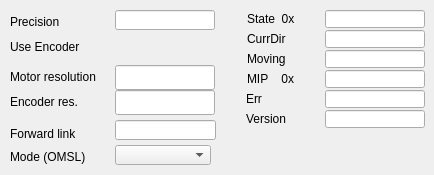
    <widget class="QWidget" name="tab_4">
     <attribute name="title">
      <string>Misc</string>
     </attribute>
     <widget class="caTextEntry" name="caTextEntry_25">
      <property name="geometry">
       <rect>
        <x>115</x>
        <y>10</y>
        <width>100</width>
        <height>20</height>
       </rect>
      </property>
      <property name="channel" stdset="0">
       <string>$(P)$(M).PREC</string>
      </property>
      <property name="foreground">
       <color>
        <red>0</red>
        <green>0</green>
        <blue>0</blue>
       </color>
      </property>
      <property name="background">
       <color>
        <red>255</red>
        <green>255</green>
        <blue>255</blue>
       </color>
      </property>
      <property name="colorMode">
       <enum>caLineEdit::Default</enum>
      </property>
      <property name="precisionMode">
       <enum>caLineEdit::Channel</enum>
      </property>
      <property name="limitsMode">
       <enum>caLineEdit::Channel</enum>
      </property>
      <property name="maxValue">
       <double>1.000000000000000</double>
      </property>
      <property name="minValue">
       <double>0.000000000000000</double>
      </property>
      <property name="fontScaleMode" stdset="0">
       <enum>caLineEdit::Height</enum>
      </property>
      <property name="formatType">
       <enum>caLineEdit::decimal</enum>
      </property>
     </widget>
     <widget class="caLabel" name="caLabel_54">
      <property name="geometry">
       <rect>
        <x>10</x>
        <y>13</y>
        <width>97</width>
        <height>18</height>
       </rect>
      </property>
      <property name="text">
       <string>Precision</string>
      </property>
      <property name="alignment">
       <set>Qt::AlignAbsolute|Qt::AlignLeading|Qt::AlignLeft|Qt::AlignVCenter</set>
      </property>
      <property name="fontScaleMode">
       <enum>ESimpleLabel::Height</enum>
      </property>
      <property name="foreground">
       <color>
        <red>0</red>
        <green>0</green>
        <blue>0</blue>
       </color>
      </property>
      <property name="background">
       <color alpha="0">
        <red>0</red>
        <green>0</green>
        <blue>0</blue>
       </color>
      </property>
      <property name="frameShape">
       <enum>QFrame::NoFrame</enum>
      </property>
     </widget>
     <widget class="caChoice" name="caChoice_4">
      <property name="geometry">
       <rect>
        <x>115</x>
        <y>35</y>
        <width>100</width>
        <height>25</height>
       </rect>
      </property>
      <property name="channel" stdset="0">
       <string>$(P)$(M).UEIP</string>
      </property>
      <property name="foreground">
       <color>
        <red>0</red>
        <green>0</green>
        <blue>0</blue>
       </color>
      </property>
      <property name="background">
       <color>
        <red>211</red>
        <green>215</green>
        <blue>207</blue>
       </color>
      </property>
      <property name="colorMode">
       <enum>caChoice::Static</enum>
      </property>
      <property name="stackingMode" stdset="0">
       <enum>caChoice::Column</enum>
      </property>
      <property name="endBit">
       <number>1</number>
      </property>
     </widget>
     <widget class="caLabel" name="caLabel_34">
      <property name="geometry">
       <rect>
        <x>10</x>
        <y>38</y>
        <width>130</width>
        <height>18</height>
       </rect>
      </property>
      <property name="text">
       <string>Use Encoder</string>
      </property>
      <property name="alignment">
       <set>Qt::AlignAbsolute|Qt::AlignLeading|Qt::AlignLeft|Qt::AlignVCenter</set>
      </property>
      <property name="fontScaleMode">
       <enum>ESimpleLabel::Height</enum>
      </property>
      <property name="foreground">
       <color>
        <red>0</red>
        <green>0</green>
        <blue>0</blue>
       </color>
      </property>
      <property name="background">
       <color alpha="0">
        <red>0</red>
        <green>0</green>
        <blue>0</blue>
       </color>
      </property>
      <property name="frameShape">
       <enum>QFrame::NoFrame</enum>
      </property>
     </widget>
     <widget class="caLabel" name="caLabel_30">
      <property name="geometry">
       <rect>
        <x>10</x>
        <y>93</y>
        <width>130</width>
        <height>18</height>
       </rect>
      </property>
      <property name="text">
       <string>Encoder res.</string>
      </property>
      <property name="alignment">
       <set>Qt::AlignAbsolute|Qt::AlignLeading|Qt::AlignLeft|Qt::AlignVCenter</set>
      </property>
      <property name="fontScaleMode">
       <enum>ESimpleLabel::Height</enum>
      </property>
      <property name="foreground">
       <color>
        <red>0</red>
        <green>0</green>
        <blue>0</blue>
       </color>
      </property>
      <property name="background">
       <color alpha="0">
        <red>0</red>
        <green>0</green>
        <blue>0</blue>
       </color>
      </property>
      <property name="frameShape">
       <enum>QFrame::NoFrame</enum>
      </property>
     </widget>
     <widget class="caTextEntry" name="caTextEntry_20">
      <property name="geometry">
       <rect>
        <x>115</x>
        <y>65</y>
        <width>100</width>
        <height>25</height>
       </rect>
      </property>
      <property name="channel" stdset="0">
       <string>$(P)$(M).MRES</string>
      </property>
      <property name="foreground">
       <color>
        <red>0</red>
        <green>0</green>
        <blue>0</blue>
       </color>
      </property>
      <property name="background">
       <color>
        <red>255</red>
        <green>255</green>
        <blue>255</blue>
       </color>
      </property>
      <property name="colorMode">
       <enum>caLineEdit::Default</enum>
      </property>
      <property name="precisionMode">
       <enum>caLineEdit::Channel</enum>
      </property>
      <property name="limitsMode">
       <enum>caLineEdit::Channel</enum>
      </property>
      <property name="maxValue">
       <double>1.000000000000000</double>
      </property>
      <property name="minValue">
       <double>0.000000000000000</double>
      </property>
      <property name="fontScaleMode" stdset="0">
       <enum>caLineEdit::Height</enum>
      </property>
      <property name="formatType">
       <enum>caLineEdit::decimal</enum>
      </property>
     </widget>
     <widget class="caLabel" name="caLabel_29">
      <property name="geometry">
       <rect>
        <x>10</x>
        <y>68</y>
        <width>172</width>
        <height>18</height>
       </rect>
      </property>
      <property name="text">
       <string>Motor resolution</string>
      </property>
      <property name="alignment">
       <set>Qt::AlignAbsolute|Qt::AlignLeading|Qt::AlignLeft|Qt::AlignVCenter</set>
      </property>
      <property name="fontScaleMode">
       <enum>ESimpleLabel::Height</enum>
      </property>
      <property name="foreground">
       <color>
        <red>0</red>
        <green>0</green>
        <blue>0</blue>
       </color>
      </property>
      <property name="background">
       <color alpha="0">
        <red>0</red>
        <green>0</green>
        <blue>0</blue>
       </color>
      </property>
      <property name="frameShape">
       <enum>QFrame::NoFrame</enum>
      </property>
     </widget>
     <widget class="caTextEntry" name="caTextEntry_21">
      <property name="geometry">
       <rect>
        <x>115</x>
        <y>90</y>
        <width>100</width>
        <height>25</height>
       </rect>
      </property>
      <property name="channel" stdset="0">
       <string>$(P)$(M).ERES</string>
      </property>
      <property name="foreground">
       <color>
        <red>0</red>
        <green>0</green>
        <blue>0</blue>
       </color>
      </property>
      <property name="background">
       <color>
        <red>255</red>
        <green>255</green>
        <blue>255</blue>
       </color>
      </property>
      <property name="colorMode">
       <enum>caLineEdit::Default</enum>
      </property>
      <property name="precisionMode">
       <enum>caLineEdit::Channel</enum>
      </property>
      <property name="limitsMode">
       <enum>caLineEdit::Channel</enum>
      </property>
      <property name="maxValue">
       <double>1.000000000000000</double>
      </property>
      <property name="minValue">
       <double>0.000000000000000</double>
      </property>
      <property name="fontScaleMode" stdset="0">
       <enum>caLineEdit::Height</enum>
      </property>
      <property name="formatType">
       <enum>caLineEdit::decimal</enum>
      </property>
     </widget>
     <widget class="caTextEntry" name="caTextEntry_29">
      <property name="geometry">
       <rect>
        <x>115</x>
        <y>120</y>
        <width>101</width>
        <height>20</height>
       </rect>
      </property>
      <property name="channel" stdset="0">
       <string>$(P)$(M).FLNK</string>
      </property>
      <property name="foreground">
       <color>
        <red>0</red>
        <green>0</green>
        <blue>0</blue>
       </color>
      </property>
      <property name="background">
       <color>
        <red>255</red>
        <green>255</green>
        <blue>255</blue>
       </color>
      </property>
      <property name="colorMode">
       <enum>caLineEdit::Default</enum>
      </property>
      <property name="precisionMode">
       <enum>caLineEdit::Channel</enum>
      </property>
      <property name="limitsMode">
       <enum>caLineEdit::Channel</enum>
      </property>
      <property name="maxValue">
       <double>1.000000000000000</double>
      </property>
      <property name="minValue">
       <double>0.000000000000000</double>
      </property>
      <property name="fontScaleMode" stdset="0">
       <enum>caLineEdit::Height</enum>
      </property>
      <property name="formatType">
       <enum>caLineEdit::string</enum>
      </property>
     </widget>
     <widget class="caLabel" name="caLabel_39">
      <property name="geometry">
       <rect>
        <x>10</x>
        <y>125</y>
        <width>130</width>
        <height>18</height>
       </rect>
      </property>
      <property name="text">
       <string>Forward link</string>
      </property>
      <property name="alignment">
       <set>Qt::AlignAbsolute|Qt::AlignLeading|Qt::AlignLeft|Qt::AlignVCenter</set>
      </property>
      <property name="fontScaleMode">
       <enum>ESimpleLabel::Height</enum>
      </property>
      <property name="foreground">
       <color>
        <red>0</red>
        <green>0</green>
        <blue>0</blue>
       </color>
      </property>
      <property name="background">
       <color alpha="0">
        <red>0</red>
        <green>0</green>
        <blue>0</blue>
       </color>
      </property>
      <property name="frameShape">
       <enum>QFrame::NoFrame</enum>
      </property>
     </widget>
     <widget class="caMenu" name="caMenu_0">
      <property name="geometry">
       <rect>
        <x>115</x>
        <y>145</y>
        <width>96</width>
        <height>20</height>
       </rect>
      </property>
      <property name="channel" stdset="0">
       <string>$(P)$(M).OMSL</string>
      </property>
      <property name="colorMode">
       <enum>caMenu::Static</enum>
      </property>
      <property name="foreground">
       <color>
        <red>0</red>
        <green>0</green>
        <blue>0</blue>
       </color>
      </property>
      <property name="background">
       <color>
        <red>211</red>
        <green>215</green>
        <blue>207</blue>
       </color>
      </property>
     </widget>
     <widget class="caLabel" name="caLabel_36">
      <property name="geometry">
       <rect>
        <x>10</x>
        <y>148</y>
        <width>130</width>
        <height>18</height>
       </rect>
      </property>
      <property name="text">
       <string>Mode (OMSL)</string>
      </property>
      <property name="alignment">
       <set>Qt::AlignAbsolute|Qt::AlignLeading|Qt::AlignLeft|Qt::AlignVCenter</set>
      </property>
      <property name="fontScaleMode">
       <enum>ESimpleLabel::Height</enum>
      </property>
      <property name="foreground">
       <color>
        <red>0</red>
        <green>0</green>
        <blue>0</blue>
       </color>
      </property>
      <property name="background">
       <color alpha="0">
        <red>0</red>
        <green>0</green>
        <blue>0</blue>
       </color>
      </property>
      <property name="frameShape">
       <enum>QFrame::NoFrame</enum>
      </property>
     </widget>
     <widget class="caLineEdit" name="caLineEdit_6">
      <property name="geometry">
       <rect>
        <x>325</x>
        <y>50</y>
        <width>100</width>
        <height>18</height>
       </rect>
      </property>
      <property name="alignment">
       <set>Qt::AlignAbsolute|Qt::AlignLeading|Qt::AlignLeft|Qt::AlignVCenter</set>
      </property>
      <property name="channel" stdset="0">
       <string>$(P)$(M).MOVN</string>
      </property>
      <property name="foreground">
       <color>
        <red>10</red>
        <green>0</green>
        <blue>184</blue>
       </color>
      </property>
      <property name="background">
       <color>
        <red>200</red>
        <green>200</green>
        <blue>200</blue>
       </color>
      </property>
      <property name="colorMode">
       <enum>caLineEdit::Static</enum>
      </property>
      <property name="precisionMode">
       <enum>caLineEdit::Channel</enum>
      </property>
      <property name="limitsMode">
       <enum>caLineEdit::Channel</enum>
      </property>
      <property name="maxValue">
       <double>1.000000000000000</double>
      </property>
      <property name="minValue">
       <double>0.000000000000000</double>
      </property>
      <property name="fontScaleMode" stdset="0">
       <enum>caLineEdit::Height</enum>
      </property>
      <property name="formatType">
       <enum>caLineEdit::decimal</enum>
      </property>
     </widget>
     <widget class="caLabel" name="caLabel_45">
      <property name="geometry">
       <rect>
        <x>247</x>
        <y>50</y>
        <width>73</width>
        <height>18</height>
       </rect>
      </property>
      <property name="text">
       <string>Moving</string>
      </property>
      <property name="alignment">
       <set>Qt::AlignAbsolute|Qt::AlignLeading|Qt::AlignLeft|Qt::AlignVCenter</set>
      </property>
      <property name="fontScaleMode">
       <enum>ESimpleLabel::Height</enum>
      </property>
      <property name="foreground">
       <color>
        <red>0</red>
        <green>0</green>
        <blue>0</blue>
       </color>
      </property>
      <property name="background">
       <color alpha="0">
        <red>0</red>
        <green>0</green>
        <blue>0</blue>
       </color>
      </property>
      <property name="frameShape">
       <enum>QFrame::NoFrame</enum>
      </property>
     </widget>
     <widget class="caLineEdit" name="caLineEdit_8">
      <property name="geometry">
       <rect>
        <x>325</x>
        <y>90</y>
        <width>100</width>
        <height>18</height>
       </rect>
      </property>
      <property name="alignment">
       <set>Qt::AlignAbsolute|Qt::AlignLeading|Qt::AlignLeft|Qt::AlignVCenter</set>
      </property>
      <property name="channel" stdset="0">
       <string>$(P)$(M).DIFF</string>
      </property>
      <property name="foreground">
       <color>
        <red>10</red>
        <green>0</green>
        <blue>184</blue>
       </color>
      </property>
      <property name="background">
       <color>
        <red>200</red>
        <green>200</green>
        <blue>200</blue>
       </color>
      </property>
      <property name="colorMode">
       <enum>caLineEdit::Static</enum>
      </property>
      <property name="precisionMode">
       <enum>caLineEdit::Channel</enum>
      </property>
      <property name="limitsMode">
       <enum>caLineEdit::Channel</enum>
      </property>
      <property name="maxValue">
       <double>1.000000000000000</double>
      </property>
      <property name="minValue">
       <double>0.000000000000000</double>
      </property>
      <property name="fontScaleMode" stdset="0">
       <enum>caLineEdit::Height</enum>
      </property>
      <property name="formatType">
       <enum>caLineEdit::decimal</enum>
      </property>
     </widget>
     <widget class="caLineEdit" name="caLineEdit_12">
      <property name="geometry">
       <rect>
        <x>325</x>
        <y>70</y>
        <width>100</width>
        <height>18</height>
       </rect>
      </property>
      <property name="alignment">
       <set>Qt::AlignAbsolute|Qt::AlignLeading|Qt::AlignLeft|Qt::AlignVCenter</set>
      </property>
      <property name="channel" stdset="0">
       <string>$(P)$(M).MIP</string>
      </property>
      <property name="foreground">
       <color>
        <red>10</red>
        <green>0</green>
        <blue>184</blue>
       </color>
      </property>
      <property name="background">
       <color>
        <red>200</red>
        <green>200</green>
        <blue>200</blue>
       </color>
      </property>
      <property name="colorMode">
       <enum>caLineEdit::Static</enum>
      </property>
      <property name="precisionMode">
       <enum>caLineEdit::Channel</enum>
      </property>
      <property name="limitsMode">
       <enum>caLineEdit::Channel</enum>
      </property>
      <property name="maxValue">
       <double>1.000000000000000</double>
      </property>
      <property name="minValue">
       <double>0.000000000000000</double>
      </property>
      <property name="fontScaleMode" stdset="0">
       <enum>caLineEdit::Height</enum>
      </property>
      <property name="formatType">
       <enum>caLineEdit::hexadecimal</enum>
      </property>
     </widget>
     <widget class="caLabel" name="caLabel_46">
      <property name="geometry">
       <rect>
        <x>247</x>
        <y>10</y>
        <width>97</width>
        <height>18</height>
       </rect>
      </property>
      <property name="text">
       <string>State  0x</string>
      </property>
      <property name="alignment">
       <set>Qt::AlignAbsolute|Qt::AlignLeading|Qt::AlignLeft|Qt::AlignVCenter</set>
      </property>
      <property name="fontScaleMode">
       <enum>ESimpleLabel::Height</enum>
      </property>
      <property name="foreground">
       <color>
        <red>0</red>
        <green>0</green>
        <blue>0</blue>
       </color>
      </property>
      <property name="background">
       <color alpha="0">
        <red>0</red>
        <green>0</green>
        <blue>0</blue>
       </color>
      </property>
      <property name="frameShape">
       <enum>QFrame::NoFrame</enum>
      </property>
     </widget>
     <widget class="caLabel" name="caLabel_51">
      <property name="geometry">
       <rect>
        <x>246</x>
        <y>90</y>
        <width>73</width>
        <height>18</height>
       </rect>
      </property>
      <property name="text">
       <string>Err</string>
      </property>
      <property name="alignment">
       <set>Qt::AlignAbsolute|Qt::AlignLeading|Qt::AlignLeft|Qt::AlignVCenter</set>
      </property>
      <property name="fontScaleMode">
       <enum>ESimpleLabel::Height</enum>
      </property>
      <property name="foreground">
       <color>
        <red>0</red>
        <green>0</green>
        <blue>0</blue>
       </color>
      </property>
      <property name="background">
       <color alpha="0">
        <red>0</red>
        <green>0</green>
        <blue>0</blue>
       </color>
      </property>
      <property name="frameShape">
       <enum>QFrame::NoFrame</enum>
      </property>
     </widget>
     <widget class="caLineEdit" name="caLineEdit_5">
      <property name="geometry">
       <rect>
        <x>325</x>
        <y>30</y>
        <width>100</width>
        <height>18</height>
       </rect>
      </property>
      <property name="alignment">
       <set>Qt::AlignAbsolute|Qt::AlignLeading|Qt::AlignLeft|Qt::AlignVCenter</set>
      </property>
      <property name="channel" stdset="0">
       <string>$(P)$(M).TDIR</string>
      </property>
      <property name="foreground">
       <color>
        <red>10</red>
        <green>0</green>
        <blue>184</blue>
       </color>
      </property>
      <property name="background">
       <color>
        <red>200</red>
        <green>200</green>
        <blue>200</blue>
       </color>
      </property>
      <property name="colorMode">
       <enum>caLineEdit::Static</enum>
      </property>
      <property name="precisionMode">
       <enum>caLineEdit::Channel</enum>
      </property>
      <property name="limitsMode">
       <enum>caLineEdit::Channel</enum>
      </property>
      <property name="maxValue">
       <double>1.000000000000000</double>
      </property>
      <property name="minValue">
       <double>0.000000000000000</double>
      </property>
      <property name="fontScaleMode" stdset="0">
       <enum>caLineEdit::Height</enum>
      </property>
      <property name="formatType">
       <enum>caLineEdit::decimal</enum>
      </property>
     </widget>
     <widget class="caLabel" name="caLabel_44">
      <property name="geometry">
       <rect>
        <x>247</x>
        <y>30</y>
        <width>75</width>
        <height>18</height>
       </rect>
      </property>
      <property name="text">
       <string>CurrDir</string>
      </property>
      <property name="alignment">
       <set>Qt::AlignAbsolute|Qt::AlignLeading|Qt::AlignLeft|Qt::AlignVCenter</set>
      </property>
      <property name="fontScaleMode">
       <enum>ESimpleLabel::Height</enum>
      </property>
      <property name="foreground">
       <color>
        <red>0</red>
        <green>0</green>
        <blue>0</blue>
       </color>
      </property>
      <property name="background">
       <color alpha="0">
        <red>0</red>
        <green>0</green>
        <blue>0</blue>
       </color>
      </property>
      <property name="frameShape">
       <enum>QFrame::NoFrame</enum>
      </property>
     </widget>
     <widget class="caLabel" name="caLabel_50">
      <property name="geometry">
       <rect>
        <x>247</x>
        <y>70</y>
        <width>97</width>
        <height>18</height>
       </rect>
      </property>
      <property name="text">
       <string>MIP    0x</string>
      </property>
      <property name="alignment">
       <set>Qt::AlignAbsolute|Qt::AlignLeading|Qt::AlignLeft|Qt::AlignVCenter</set>
      </property>
      <property name="fontScaleMode">
       <enum>ESimpleLabel::Height</enum>
      </property>
      <property name="foreground">
       <color>
        <red>0</red>
        <green>0</green>
        <blue>0</blue>
       </color>
      </property>
      <property name="background">
       <color alpha="0">
        <red>0</red>
        <green>0</green>
        <blue>0</blue>
       </color>
      </property>
      <property name="frameShape">
       <enum>QFrame::NoFrame</enum>
      </property>
     </widget>
     <widget class="caLineEdit" name="caLineEdit_13">
      <property name="geometry">
       <rect>
        <x>325</x>
        <y>110</y>
        <width>100</width>
        <height>18</height>
       </rect>
      </property>
      <property name="alignment">
       <set>Qt::AlignAbsolute|Qt::AlignLeading|Qt::AlignLeft|Qt::AlignVCenter</set>
      </property>
      <property name="channel" stdset="0">
       <string>$(P)$(M).VERS</string>
      </property>
      <property name="foreground">
       <color>
        <red>10</red>
        <green>0</green>
        <blue>184</blue>
       </color>
      </property>
      <property name="background">
       <color>
        <red>200</red>
        <green>200</green>
        <blue>200</blue>
       </color>
      </property>
      <property name="colorMode">
       <enum>caLineEdit::Static</enum>
      </property>
      <property name="precision">
       <number>3</number>
      </property>
      <property name="precisionMode">
       <enum>caLineEdit::User</enum>
      </property>
      <property name="limitsMode">
       <enum>caLineEdit::Channel</enum>
      </property>
      <property name="maxValue">
       <double>1.000000000000000</double>
      </property>
      <property name="minValue">
       <double>0.000000000000000</double>
      </property>
      <property name="fontScaleMode" stdset="0">
       <enum>caLineEdit::Height</enum>
      </property>
      <property name="formatType">
       <enum>caLineEdit::decimal</enum>
      </property>
     </widget>
     <widget class="caLineEdit" name="caLineEdit_7">
      <property name="geometry">
       <rect>
        <x>325</x>
        <y>10</y>
        <width>100</width>
        <height>18</height>
       </rect>
      </property>
      <property name="alignment">
       <set>Qt::AlignAbsolute|Qt::AlignLeading|Qt::AlignLeft|Qt::AlignVCenter</set>
      </property>
      <property name="channel" stdset="0">
       <string>$(P)$(M).MSTA</string>
      </property>
      <property name="foreground">
       <color>
        <red>10</red>
        <green>0</green>
        <blue>184</blue>
       </color>
      </property>
      <property name="background">
       <color>
        <red>200</red>
        <green>200</green>
        <blue>200</blue>
       </color>
      </property>
      <property name="colorMode">
       <enum>caLineEdit::Static</enum>
      </property>
      <property name="precisionMode">
       <enum>caLineEdit::Channel</enum>
      </property>
      <property name="limitsMode">
       <enum>caLineEdit::Channel</enum>
      </property>
      <property name="maxValue">
       <double>1.000000000000000</double>
      </property>
      <property name="minValue">
       <double>0.000000000000000</double>
      </property>
      <property name="fontScaleMode" stdset="0">
       <enum>caLineEdit::Height</enum>
      </property>
      <property name="formatType">
       <enum>caLineEdit::hexadecimal</enum>
      </property>
     </widget>
     <widget class="caLabel" name="caLabel_53">
      <property name="geometry">
       <rect>
        <x>246</x>
        <y>110</y>
        <width>75</width>
        <height>18</height>
       </rect>
      </property>
      <property name="text">
       <string>Version</string>
      </property>
      <property name="alignment">
       <set>Qt::AlignAbsolute|Qt::AlignLeading|Qt::AlignLeft|Qt::AlignVCenter</set>
      </property>
      <property name="fontScaleMode">
       <enum>ESimpleLabel::Height</enum>
      </property>
      <property name="foreground">
       <color>
        <red>0</red>
        <green>0</green>
        <blue>0</blue>
       </color>
      </property>
      <property name="background">
       <color alpha="0">
        <red>0</red>
        <green>0</green>
        <blue>0</blue>
       </color>
      </property>
      <property name="frameShape">
       <enum>QFrame::NoFrame</enum>
      </property>
     </widget>
    </widget>
